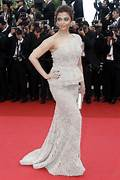
#> input picture images_face/Aishwarya_Rai/1.jpg, 120 x 180 px, found by its file name; its folder holds only this picture in this run
$ python faces_train.py
#> lines starting #> are read from the running program, lines starting #| are printed output that depends on the picture
import cv2 as cv
import os
import numpy as np

#files import
people=[]
dir=r"C:\Users\jhans\OneDrive\Desktop\face_recognition_system\images_face"
for person in os.listdir(dir):
    people.append(person)
#> pass 2 of the loop `for person in os.listdir(dir):`:

harrcascade=cv.CascadeClassifier("harr_cas.xml")
features=[]
labels=[]

def create_train():
    for person in people:
        path=os.path.join(dir,person)
        label=people.index(person)
        for img in os.listdir(path):
            img_path=os.path.join(path,img)
            img_array=cv.imread(img_path)
#> img_array is the input picture: shape (180, 120, 3); mean B, G, R 87.4, 86.5, 131.2
            gray=cv.cvtColor(img_array,cv.COLOR_BGR2GRAY)
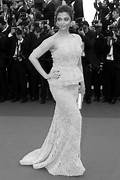
#> gray: shape (180, 120); min 0, max 255, mean 99.9
            face_rect=harrcascade.detectMultiScale(gray,1.1,4)
#> face_rect = ()
            for (x,y,w,h) in face_rect:
                face_roi=cv.resize(gray[y:y+h,x:x+w],(200,200))
                labels.append(label)
                features.append(face_roi)
#> this loop made 0 passes
#> after the loop, features = []; labels = []
#> pass 2 of the loop in create_train, `for person in people:`:
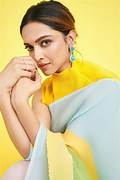
#> input picture images_face/Deepika_Padukone/OIP (1).jpg, 120 x 180 px, found by its file name
#> in create_train, img_array is the input picture: shape (180, 120, 3); mean B, G, R 139.5, 199.1, 215.8
#> in create_train, `gray=cv.cvtColor(img_array,cv.COLOR_BGR2GRAY)`:
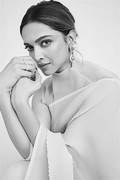
#> gray: shape (180, 120); min 7, max 247, mean 197.3
#> face_rect = [[10, 19, 63, 63]]
#> the loop in create_train, `for (x,y,w,h) in face_rect:` made 1 pass
#> pass 1, in create_train, `face_roi=cv.resize(gray[y:y+h,x:x+w],(200,200))`:
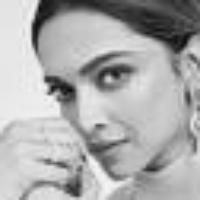
#> face_roi: shape (200, 200); min 8, max 246, mean 171.7
#> after the loop in create_train, `for (x,y,w,h) in face_rect:`: features = 1 item; labels = [1]
create_train()
# features=np.array(features,dtype="object")
labels=np.array(labels)
face_recognizer=cv.face.LBPHFaceRecognizer_create()
face_recognizer.train(features,labels)

face_recognizer.save("face_trained.yml")
